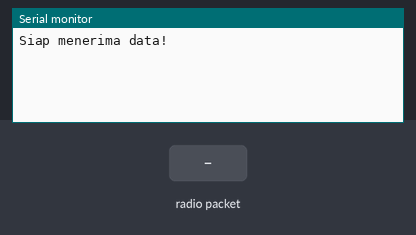
Bench run of a sketch on a simulated Arduino Mega 2560, built with avr-gcc and run on an emulated ATmega2560. On the bench: the last lines printed to the serial monitor. The inputs (shaded band) are chosen by the test bench. No radio packets arrive unless stated.

Above: at 1.2 s.
1.3 s: radio packet "1" arrives
At 2.5 s:
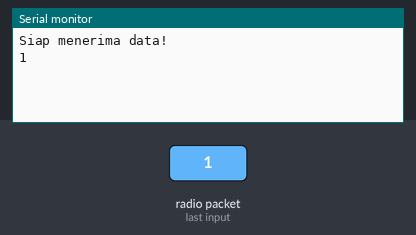
2.8 s: radio packet "0" arrives
At 3.7 s:
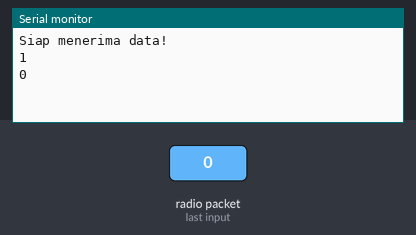
4.3 s: radio packet "2" arrives
At 4.8 s:
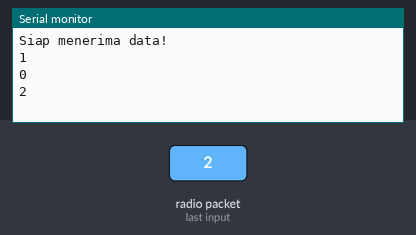

The sketch:

nrfB.ino
```cpp
// Penerimaan data menggunakan NRF24L01

#include <SPI.h>
#include "nRF24L01.h"
#include "RF24.h"
#include "RF24_config.h"

const byte PIN_CE = 49;
const byte PIN_CSN = 53;
const uint64_t PIPE = 0xE8E8F0F0E2LL;

// Objek NRF24L01
RF24 radio(PIN_CE, PIN_CSN);

char pesan[20]; // Penyangga pesan

void setup()
{
  Serial.begin(9600);

  radio.begin();
  radio.openReadingPipe(1, PIPE);
  radio.startListening();
  Serial.println("Siap menerima data!");
}

void loop()
{
  if (radio.available())
  {
    bool selesai = false;

    while (!selesai)
    {
      selesai = radio.read(pesan, sizeof(pesan));
      Serial.println(pesan);
    }
  }
}
```

Measured:
- after the input at 1.3 s, the serial monitor: prints a new line at once (image 1)
- after the input at 2.8 s, the serial monitor: prints a new line at once (image 2)
- after the input at 4.3 s, the serial monitor: prints a new line at once (image 3)
